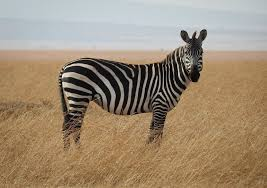
#> input picture zebra.jpg, 267 x 188 px
$ python ascii_art.py   (older library calls are emulated)
#> lines starting #> are read from the running program, lines starting #| are printed output that depends on the picture
from PIL import Image
import numpy as np
import os, sys
# open an image file (.bmp,.jpg,.png,.gif) you have in the working folder
imageFile = "zebra.jpg"
im1 = Image.open(imageFile)
#> im1 is the input picture: PIL image 267x188 RGB; mean R, G, B 158, 139.8, 116.8
# adjust width and height to your needs
width = 340
height = 380
# use one of these filter options to resize the image
im2 = im1.resize((width, height), Image.NEAREST)      # use nearest neighbour
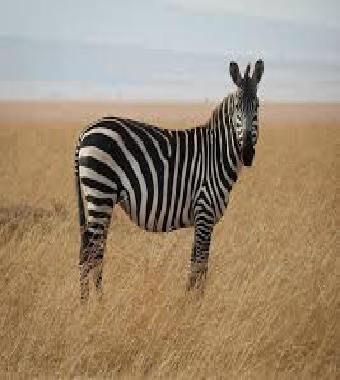
#> im2: PIL image 340x380 RGB; mean R, G, B 157.9, 139.7, 116.7
im3 = im1.resize((width, height), Image.BILINEAR)     # linear interpolation in a 2x2 environment
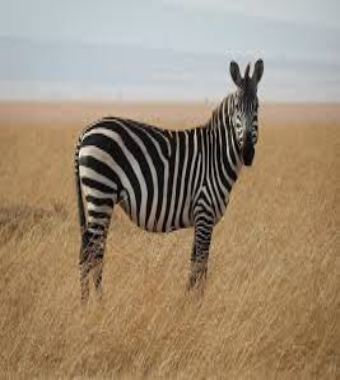
#> im3: PIL image 340x380 RGB; mean R, G, B 158, 139.8, 116.8
im4 = im1.resize((width, height), Image.BICUBIC)      # cubic spline interpolation in a 4x4 environment
im5 = im1.resize((width, height), Image.ANTIALIAS)    # best down-sizing filter
ext = ".jpg"
im2.save("NEAREST" + ext)
im3.save("BILINEAR" + ext)
im4.save("BICUBIC" + ext)
im5.save("ANTIALIAS" + ext)

image1 = np.asarray(Image.open("ANTIALIAS.jpg"))
#print(image1.shape)
image2=np.asarray(Image.open("zebra.jpg"))
#print(image2.shape)
brightness_matrix=np.dot(image2,[1/3,1/3,1/3])
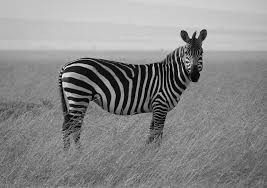
#> brightness_matrix: shape (188, 267) float64; min 0, max 248, mean 138.2

ascival="`^\",:;Il!i~+_-?][}{1)(|\\/tfjrxnuvczXYUJCLQ0OZmwqpdbkhao*#MW&8%B@$"
ascii_matrix=np.zeros((188,267),dtype='U1')
for i in range(1,66):
    ascii_matrix[(brightness_matrix<i*(255/65)) & (brightness_matrix>=(i-1)*(255/65))]=ascival[i-1]

new_ascii_matrix=np.repeat(ascii_matrix,3,axis=1)

def print_array(arr):
    """
    prints a 2-D numpy array in a nicer format
    """
    for a in arr:
        for elem in a:
            print(elem, end="")
        print("\n")

print_array(new_ascii_matrix)
